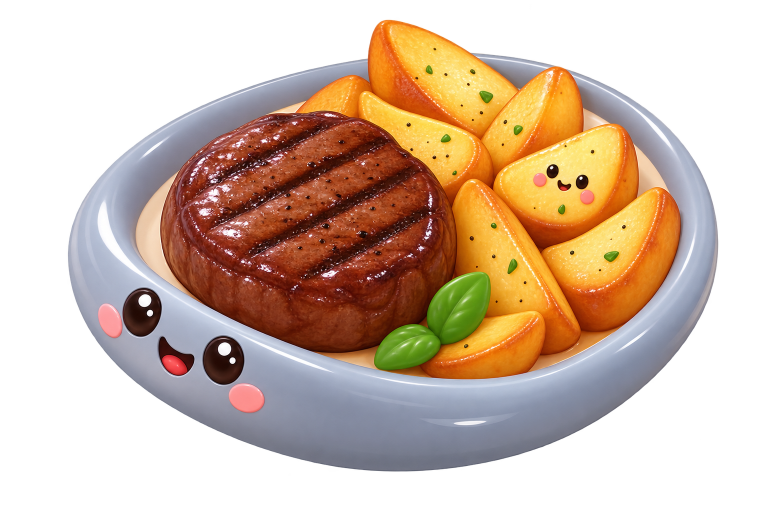
#> input picture assets/tumbito/master/carne.png, 1536 x 1024 px (shown at 1/2 size); its folder holds 4 pictures in this run
$ python pipeline.py
#> lines starting #> are read from the running program, lines starting #| are printed output that depends on the picture
#!/usr/bin/env python3
"""Analyze and prepare the transparent TUMBO food assets.

Masters are read-only. Every derived image is cropped from a temporary copy,
so the source PNGs remain byte-for-byte unchanged.
"""

from __future__ import annotations

import argparse
import html
import json
import re
import shutil
import subprocess
import tempfile
from dataclasses import asdict, dataclass
from pathlib import Path

from PIL import Image
import vtracer


ASSET_NAMES = (
    "carne",
    "pizza",
    "fideos",
    "cafe",
    "sopa",
    "ensalada",
    "cubiertos",
    "saleros",
    "rodillo",
    "vino",
)
RECOMMENDATIONS = {
    "carne": "WEBP recomendado: conserva el brillo de la carne y pesa mucho menos que el SVG.",
    "pizza": "WEBP recomendado: mantiene los bordes suaves, el queso y los reflejos sin artefactos.",
    "fideos": "WEBP recomendado: conserva la profundidad del caldo y la vajilla; el SVG agrega ruido.",
    "cafe": "WEBP recomendado: preserva el vapor, la crema y los degradados del café.",
    "sopa": "WEBP recomendado: mantiene los detalles finos del bowl y los palillos sin posterizar.",
    "ensalada": "WEBP recomendado: conserva la variación de hojas e ingredientes con menor peso.",
    "cubiertos": "WEBP recomendado: conserva los reflejos metálicos y la diagonal sin paths innecesarios.",
    "saleros": "WEBP recomendado: mantiene el vidrio, metal y granos visibles sin posterizar.",
    "rodillo": "WEBP recomendado: preserva el brillo de la madera y los mangos de color.",
    "vino": "WEBP recomendado: conserva el vidrio, el vino y las uvas con bordes suaves.",
}
ROOT = Path(__file__).resolve().parents[2]
ASSETS = ROOT / "assets" / "tumbito"
MASTER = ASSETS / "master"
SVG = ASSETS / "svg"
WEBP = ASSETS / "webp"
PREVIEWS = ASSETS / "previews"
REPORTS = ASSETS / "reports"


@dataclass(frozen=True)
class AssetMetrics:
    name: str
    width: int
    height: int
    mode: str
    has_alpha: bool
    alpha_bbox: tuple[int, int, int, int] | None
    trimmed_width: int
    trimmed_height: int
    transparent_pixels_percent: float
    partially_transparent_pixels: int
    size_bytes: int
    edge_translucency_pixels: int


def alpha_metrics(path: Path) -> AssetMetrics:
    with Image.open(path) as image:
        rgba = image.convert("RGBA")
        alpha = rgba.getchannel("A")
        bbox = alpha.getbbox()
        width, height = rgba.size
        total = width * height
        alpha_values = list(alpha.getdata())
        partial = sum(0 < value < 255 for value in alpha_values)
        transparent = sum(value == 0 for value in alpha_values)
        edge_translucency = 0
        if bbox:
            left, top, right, bottom = bbox
            for x in range(left, right):
                for y in (top, bottom - 1):
                    if 0 < alpha.getpixel((x, y)) < 255:
                        edge_translucency += 1
            for y in range(top, bottom):
                for x in (left, right - 1):
                    if 0 < alpha.getpixel((x, y)) < 255:
                        edge_translucency += 1
            trimmed_width = right - left
            trimmed_height = bottom - top
        else:
            trimmed_width = trimmed_height = 0
        return AssetMetrics(
            name=path.stem,
            width=width,
            height=height,
            mode=image.mode,
            has_alpha="A" in image.getbands(),
            alpha_bbox=bbox,
            trimmed_width=trimmed_width,
            trimmed_height=trimmed_height,
            transparent_pixels_percent=round(transparent / total * 100, 2),
            partially_transparent_pixels=partial,
            size_bytes=path.stat().st_size,
            edge_translucency_pixels=edge_translucency,
        )


def cropped_copy(source: Path, directory: Path) -> Path:
    with Image.open(source) as image:
        rgba = image.convert("RGBA")
        bbox = rgba.getchannel("A").getbbox()
        if bbox is None:
            raise ValueError(f"{source.name} no contiene píxeles visibles")
        destination = directory / source.name
        rgba.crop(bbox).save(destination, format="PNG", optimize=True)
        return destination


# [9 lines left out: function make_webp, not called in this run]


def trace(source: Path, destination: Path, options: dict[str, object]) -> None:
    vtracer.convert_image_to_svg_py(str(source), str(destination), **options)
    text = destination.read_text(encoding="utf-8")
    with Image.open(source) as image:
        width, height = image.size
    if "viewBox=" not in text:
        text = re.sub(
            r"<svg\b",
            f'<svg viewBox="0 0 {width} {height}"',
            text,
            count=1,
        )
        destination.write_text(text, encoding="utf-8")


def count_svg_shapes(path: Path) -> int:
    text = path.read_text(encoding="utf-8")
    return sum(text.count(f"<{tag}") for tag in ("path", "polygon", "circle", "ellipse", "rect"))


# [92 lines left out: functions optimize_svgs, write_report, write_comparison, not called in this run]


def main() -> None:
    parser = argparse.ArgumentParser()
    parser.add_argument("--skip-svgo", action="store_true")
    args = parser.parse_args()
    for directory in (SVG, WEBP, PREVIEWS, REPORTS):
        directory.mkdir(parents=True, exist_ok=True)

    metrics: list[AssetMetrics] = []
    variants: dict[str, list[dict[str, object]]] = {}
    with tempfile.TemporaryDirectory(prefix="tumbo-assets-") as temporary:
        temp_dir = Path(temporary)
        for name in ASSET_NAMES:
            master = MASTER / f"{name}.png"
            metrics.append(alpha_metrics(master))
#> in alpha_metrics, image is the input picture: PIL image 1536x1024 RGBA; mean R, G, B, A 116.5, 92.6, 75.3, 137.7
#> in alpha_metrics, `alpha = rgba.getchannel("A")`:
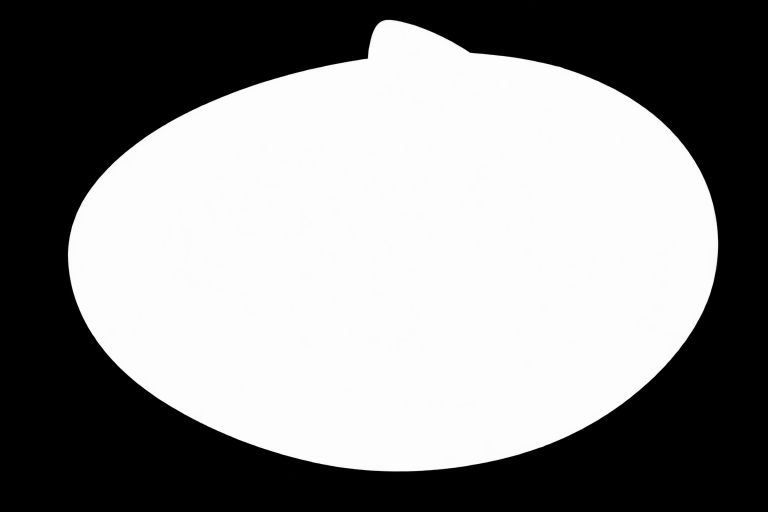
#> alpha: PIL image 1536x1024 L (shown at 1/2 size); min 0, max 254, mean 137.7
#> in alpha_metrics, `bbox = alpha.getbbox()`: bbox = (89, 6, 1442, 954)
#> in alpha_metrics, `alpha_values = list(alpha.getdata())`: alpha_values = 1572864 items
#> in alpha_metrics, `partial = sum(0 < value < 255 for value in alpha_values)`: partial = 867885
#> in alpha_metrics, `transparent = sum(value == 0 for value in alpha_values)`: transparent = 704979
#> in alpha_metrics, `left, top, right, bottom = bbox`: left = 89; top = 6; right = 1442; bottom = 954
#> in alpha_metrics, `trimmed_width = right - left`: trimmed_width = 1353
#> in alpha_metrics, `trimmed_height = bottom - top`: trimmed_height = 948
            cropped = cropped_copy(master, temp_dir)
#> in cropped_copy, `bbox = rgba.getchannel("A").getbbox()`: bbox = (89, 6, 1442, 954)
#> in cropped_copy, `rgba.crop(bbox).save(destination, format="PNG", optimize=True)`:
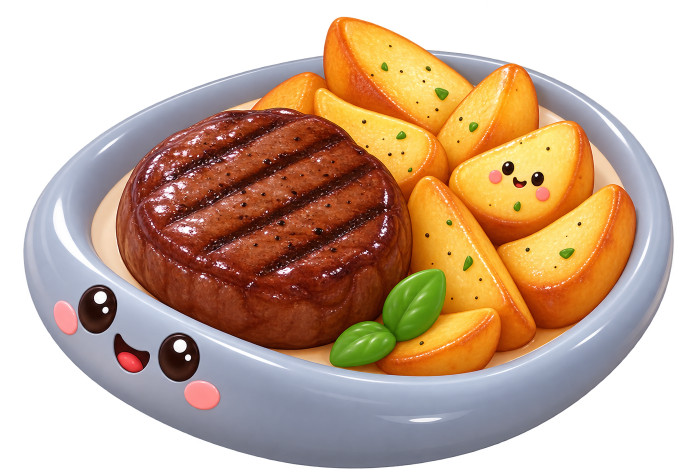
#> saved as carne.png: PIL image 1353x948 RGBA (shown at 1/2 size); mean R, G, B, A 136.1, 106.7, 84.8, 168.9; transparent parts drawn white
            variant_dir = REPORTS / "variants" / name
            variant_dir.mkdir(parents=True, exist_ok=True)
            variant_specs = (
                ("balanced", {"colormode": "color", "hierarchical": "stacked", "mode": "spline", "filter_speckle": 4, "color_precision": 6, "layer_difference": 16, "splice_threshold": 45, "path_precision": 3}),
                ("detail", {"colormode": "color", "hierarchical": "stacked", "mode": "spline", "filter_speckle": 2, "color_precision": 7, "layer_difference": 10, "splice_threshold": 35, "path_precision": 3}),
                ("light", {"colormode": "color", "hierarchical": "stacked", "mode": "spline", "filter_speckle": 8, "color_precision": 5, "layer_difference": 24, "splice_threshold": 55, "path_precision": 3}),
            )
            variants[name] = []
            for label, options in variant_specs:
                output = variant_dir / f"{label}.svg"
                trace(cropped, output, options)
                variants[name].append({"name": label, "shapes": count_svg_shapes(output), "bytes": output.stat().st_size, "selected": label == "balanced", "reason": "equilibrio de detalle, peso y acabado glossy" if label == "balanced" else "variante de comparación"})
            shutil.copy2(variant_dir / "balanced.svg", SVG / f"{name}.svg")
            make_webp(cropped, WEBP / f"{name}.webp")
    if not args.skip_svgo:
        optimize_svgs()
    for name in ASSET_NAMES:
        selected = next(item for item in variants[name] if item["selected"])
        selected["shapes"] = count_svg_shapes(SVG / f"{name}.svg")
        selected["bytes"] = (SVG / f"{name}.svg").stat().st_size
    write_report(metrics, variants)
    write_comparison(metrics, variants)
    print(f"Procesados {len(metrics)} assets en {ASSETS}")


if __name__ == "__main__":
#> (the run stopped early here; a loop or call above may not have finished)
